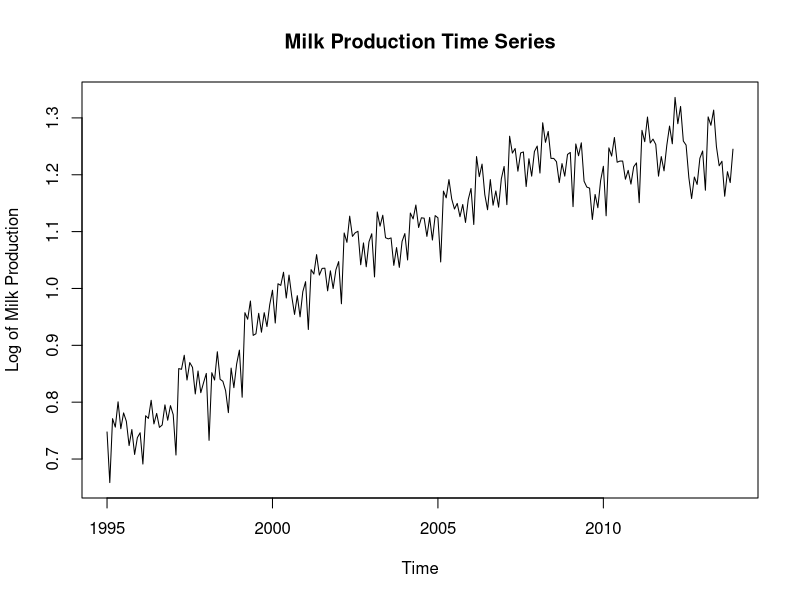
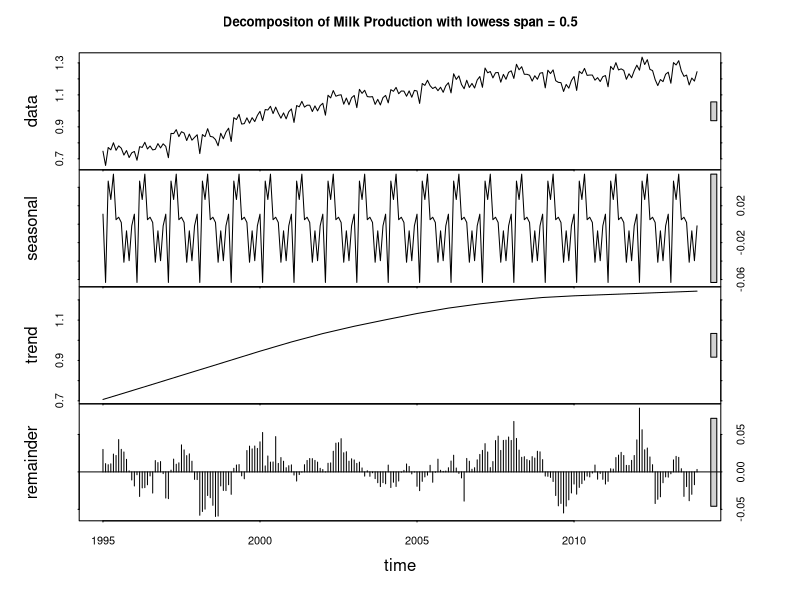

These charts were generated, in order, by the following R code: (Note: this script raises an error after producing the figures.)
setwd(choose.dir())

getwd()

production <- read.csv('CADairyProduction.csv')
milk.ts <- ts(production$Milk.Prod, start=1995, freq=12)
plot(log(milk.ts), main='Milk Production Time Series', ylab='Log of Milk Production')


#Time Series Decomposition
milk.decomp <- stl(log(milk.ts), s.window = "periodic", t.window = 0.5*length(milk.ts))
plot(milk.decomp, main = paste('Decompositon of Milk Production with lowess span = 0.5'))

remainder.ts <- milk.decomp$time.series[,'remainder']
plot.acf(remainder.ts, is.df=F) ## Function added in the appendix

milk.arima = arima(remainder.ts, order = c(1,0,0), include.mean=F)
milk.arima

#Forecasting
#To forecast for 2014 milk production, we use the forecast R package.


require(forecast)
ARIMAfit <- auto.arima(log(milk.ts), max.p=3, max.q=3, max.P=2, max.Q=2, max.order=5,
                       max.d=2, max.D=1, start.p=0, start.q=0, start.P=0, start.Q=0)
summary(ARIMAfit)

#From the summary above, we see that our ARIMA has d=1 and q=1 with seasonal D=1 and Q=2. With this model in hand we can now forecast for the 2014, namely the next 12 months.
milk.forecast = forecast(ARIMAfit, h=12)
summary(milk.forecast)
plot(milk.forecast)


## Show ACF and PACF plots
plot.acf <- function(df, col = 'Remainder', is.df=TRUE){
  if(is.df) temp <- df[, col]
  else temp <- df
  par(mfrow = c(2,1))
  acf(temp, main = paste('ACF of', col))
  pacf(temp, main = paste('PACF of', col))
  par(mfrow = c(1,1))
}